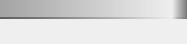
<?xml version="1.0" encoding="UTF-8"?>
<ui version="4.0">
 <class>snapshotItem</class>
 <widget class="QWidget" name="snapshotItem">
  <property name="geometry">
   <rect>
    <x>0</x>
    <y>0</y>
    <width>187</width>
    <height>44</height>
   </rect>
  </property>
  <property name="windowTitle">
   <string notr="true"/>
  </property>
  <property name="styleSheet">
   <string notr="true">QLabel {
    border: 0px;
    background: background: qlineargradient(spread:pad, x1:0, y1:0, x2:1, y2:0, stop:0 rgba(0, 0, 0, 0), stop:1 rgba(255, 255, 255, 40));
	padding: 3px;
}</string>
  </property>
  <layout class="QGridLayout" name="versionedLayout" columnstretch="0,1,0">
   <property name="margin">
    <number>0</number>
   </property>
   <property name="spacing">
    <number>0</number>
   </property>
   <item row="0" column="2">
    <widget class="QLabel" name="sizeLabel">
     <property name="toolTip">
      <string notr="true"/>
     </property>
     <property name="styleSheet">
      <string notr="true">QLabel {
	background: qlineargradient(spread:pad, x1:0, y1:0, x2:1, y2:0, stop:0 rgba(255, 255, 255, 0), stop:1 rgba(64, 64, 64, 175));
    border-bottom: 2px solid qlineargradient(spread:pad, x1:0, y1:0, x2:1, y2:0, stop:0 rgba(255, 255, 255, 0), stop:1 rgba(128, 128, 128, 175));
	padding: 0px;
}</string>
     </property>
     <property name="textFormat">
      <enum>Qt::PlainText</enum>
     </property>
     <property name="alignment">
      <set>Qt::AlignRight|Qt::AlignTrailing|Qt::AlignVCenter</set>
     </property>
     <property name="margin">
      <number>2</number>
     </property>
    </widget>
   </item>
   <item row="1" column="0">
    <widget class="QLabel" name="authorLabel">
     <property name="minimumSize">
      <size>
       <width>0</width>
       <height>25</height>
      </size>
     </property>
     <property name="textFormat">
      <enum>Qt::PlainText</enum>
     </property>
     <property name="alignment">
      <set>Qt::AlignLeading|Qt::AlignLeft|Qt::AlignTop</set>
     </property>
     <property name="margin">
      <number>2</number>
     </property>
    </widget>
   </item>
   <item row="1" column="1">
    <widget class="QLabel" name="commentLabel">
     <property name="minimumSize">
      <size>
       <width>0</width>
       <height>25</height>
      </size>
     </property>
     <property name="textFormat">
      <enum>Qt::PlainText</enum>
     </property>
     <property name="alignment">
      <set>Qt::AlignLeading|Qt::AlignLeft|Qt::AlignTop</set>
     </property>
     <property name="wordWrap">
      <bool>true</bool>
     </property>
     <property name="margin">
      <number>2</number>
     </property>
    </widget>
   </item>
   <item row="1" column="2">
    <widget class="QLabel" name="dateLabel">
     <property name="minimumSize">
      <size>
       <width>0</width>
       <height>25</height>
      </size>
     </property>
     <property name="accessibleDescription">
      <string notr="true"/>
     </property>
     <property name="styleSheet">
      <string notr="true">QLabel {
	padding: 4px;
}</string>
     </property>
     <property name="textFormat">
      <enum>Qt::PlainText</enum>
     </property>
     <property name="alignment">
      <set>Qt::AlignBottom|Qt::AlignRight|Qt::AlignTrailing</set>
     </property>
    </widget>
   </item>
   <item row="0" column="0" colspan="2">
    <widget class="QLabel" name="fileNameLabel">
     <property name="styleSheet">
      <string notr="true">QLabel {
	background: qlineargradient(spread:pad, x1:0, y1:0, x2:1, y2:0, stop:0 rgba(128, 128, 128, 175), stop:1 rgba(64, 64,64, 0));
    border-bottom: 2px solid qlineargradient(spread:pad, x1:0, y1:0, x2:1, y2:0, stop:0 rgba(64, 64, 64, 175), stop:1 rgba(255, 255,255, 0));
	padding: 0px;
}</string>
     </property>
     <property name="textFormat">
      <enum>Qt::PlainText</enum>
     </property>
    </widget>
   </item>
  </layout>
 </widget>
 <resources/>
 <connections/>
</ui>
